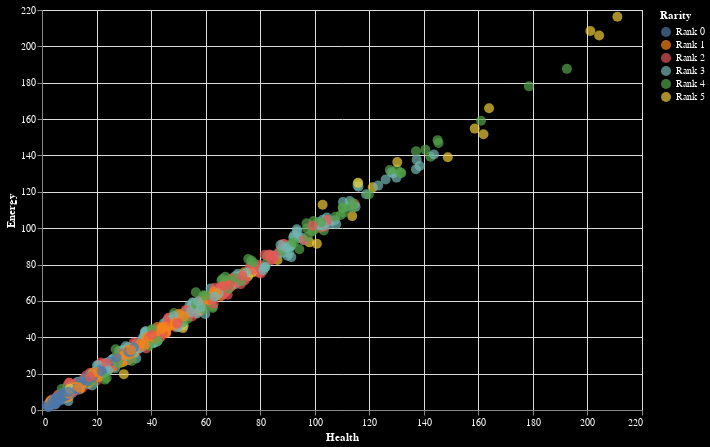

The notebook cell this image was saved under:
### Code cell
chart = alt.Chart(df).mark_circle(size=100).encode(
    x='Health',
    y='Energy',
    color='Rarity',
    tooltip=['Name', 'Type', 'Level', 'Rarity', 'Damage', 'Health', 'Energy', 'Sanity']
).properties(
    width=600,
    height=400,
    background='black'
).configure_axis(
    labelColor='white',
    titleColor='white'
).configure_legend(
    labelColor='white',
    titleColor='white'
)

chart

### Figure 1 — Vega-Lite specification as saved in the notebook (floating-point values rounded to 4 significant figures; data arrays with more than 128 entries replaced by an {"elided": "..."} marker saying what was removed)
{"config": {"view": {"continuousWidth": 300, "continuousHeight": 300}, "axis": {"labelColor": "white", "titleColor": "white"}, "legend": {"labelColor": "white", "titleColor": "white"}}, "data": {"name": "data-02567f763f1b59b666e5aecaa2c9f157"}, "mark": {"type": "circle", "size": 100}, "background": "black", "encoding": {"color": {"field": "Rarity", "type": "nominal"}, "tooltip": [{"field": "Name", "type": "nominal"}, {"field": "Type", "type": "nominal"}, {"field": "Level", "type": "quantitative"}, {"field": "Rarity", "type": "nominal"}, {"field": "Damage", "type": "nominal"}, {"field": "Health", "type": "quantitative"}, {"field": "Energy", "type": "quantitative"}, {"field": "Sanity", "type": "quantitative"}], "x": {"field": "Health", "type": "quantitative"}, "y": {"field": "Energy", "type": "quantitative"}}, "height": 400, "width": 600, "$schema": "https://vega.github.io/schema/vega-lite/v5.20.1.json", "datasets": {"data-02567f763f1b59b666e5aecaa2c9f157": {"elided": "1000 records"}}}
